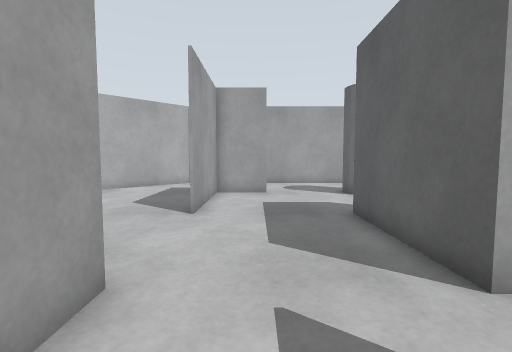
view 1 (above)

16 first-person views from a walk through a Gazebo world. The camera is 0.35 m above the floor, tilts 4° down and sees 85° across. The floor is counted in squares, 0.2 m on a side. Each view is taken from the middle of a square. On the plan, view 1 faces up. The plan holds only what a view shows up to about 15 squares ahead; the rest is blank.

view 2
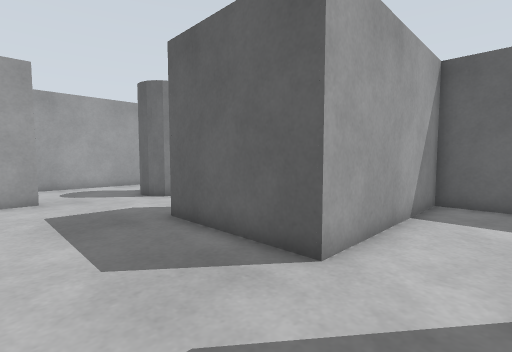

view 3
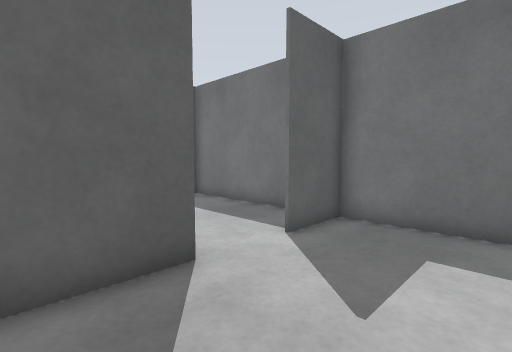

view 4
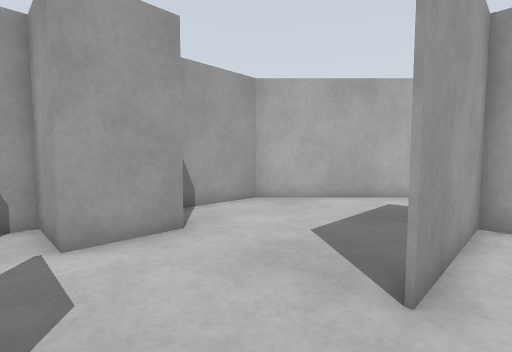

view 5
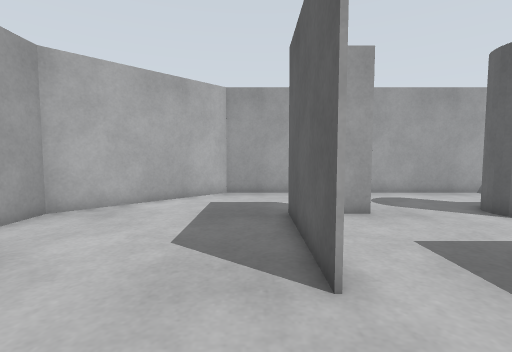

view 6
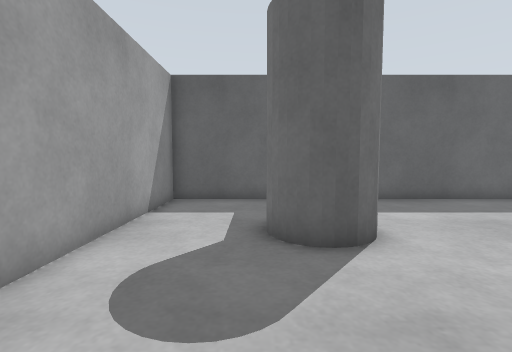

view 7
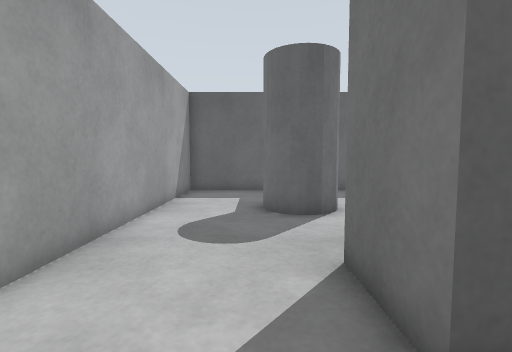

view 8
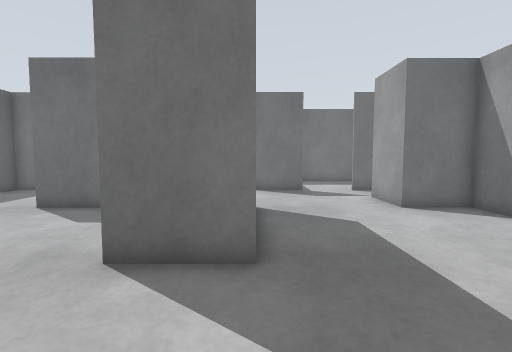

view 9
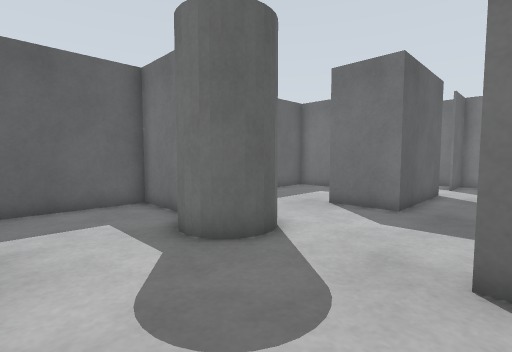

view 10
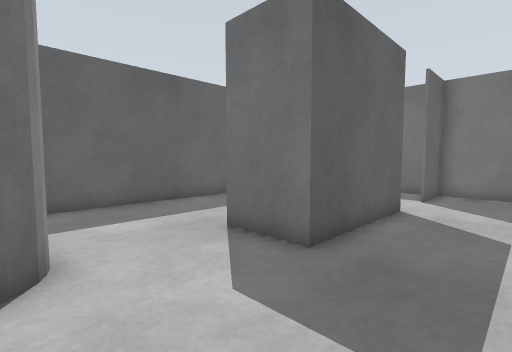

view 11
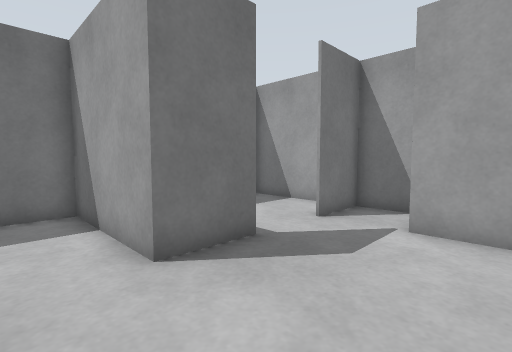

view 12
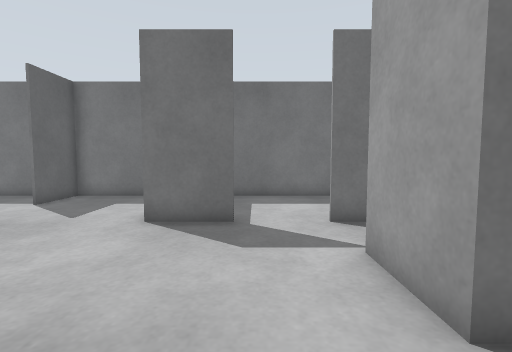

view 13
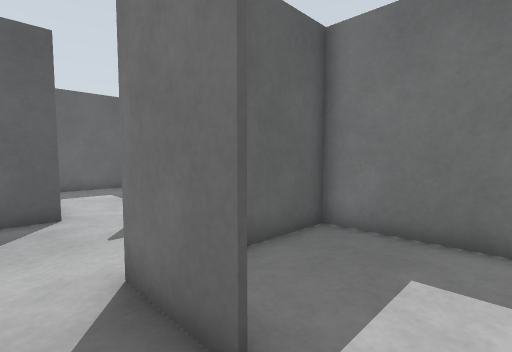

view 14
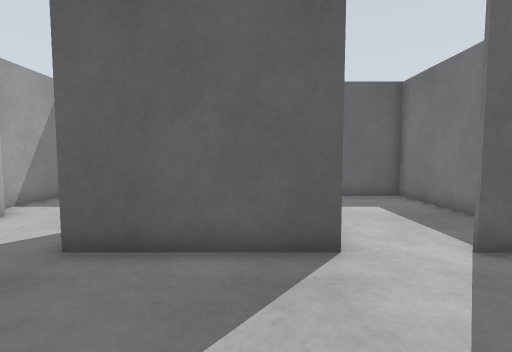

view 15
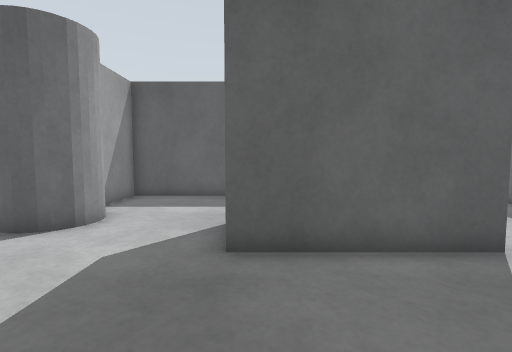

view 16
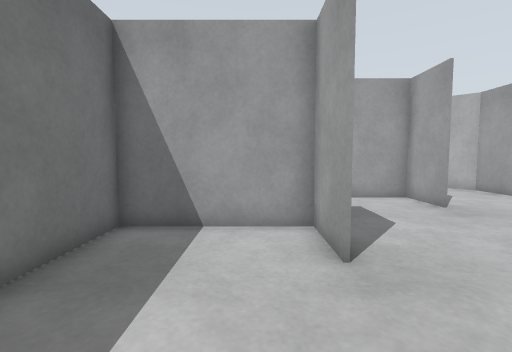

### Floor plan
Points are (right, up) in squares from view 1. A wall is a line through its corners. A room is listed if a view was taken in it or the views show most of it. See-through windows are left out.
Room 1 (views 1, 2)
walls: (-2, -1.4) (3, -1.4) (3, 1); (-2, 3.6) (-2, -1.5)
ways out: opening at (0.5, 4) to room 2; opening at (3, 2) to room 4
Room 2 (views 3, 4, 5, 6, 7, 8, 9, 10, 11, 12, 13, 14, 15)
walls: (0.6, 13.4) (-2, 13.4) (-2, 8.4) (-2, 13.5) (0.5, 13.5); (7.9, 13.5) (10.5, 13.5); (-4.5, 3.6) (-2, 3.6); (3, 3.4) (3, 8.5) (5.5, 8.5); (10.4, 13.9) (10.4, 18.4) (-4.4, 18.4) (-9.4, 13.4) (-9.4, 8.5) (-7, 8.5) (-7, 6) (-9.4, 6) (-9.4, 3.6) (-7, 3.6)
ways out: opening at (0.5, 4) to room 1; opening at (-6, 4) to room 5; opening at (5, 11) to room 6
Room 3 (view 16)
walls: (5.5, 8.5) (3.1, 8.5) (3.1, 3.6) (6.4, 3.6); (9.4, 3.6) (10.5, 3.6); (10.4, 4) (10.4, 8.5)
ways out: opening at (8, 9) to room 6
Room 4 (no view inside)
walls: (3.6, -1.4) (10.4, -1.4) (10.4, 4); (10.5, 3.4) (3, 3.4)
ways out: opening at (3, 2) to room 1
Room 5 (no view inside)
walls: (-8.4, -1.4) (-2, -1.4); (-9.4, 2) (-9.4, -1.5); (-2, -1.5) (-2, 1.4)
ways out: opening at (-6, 4) to room 2
Room 6 (no view inside)
walls: (10.4, 8.5) (10.4, 13.9); (10.5, 13.4) (7.2, 13.4)
ways out: opening at (5, 11) to room 2; opening at (8, 9) to room 3

Where each view was taken, in squares from view 1:
view 1: 0 up, 0 right, facing up
view 2: 1 up, 1 left, facing up-right
view 3: 6 up, 1 left, facing down-right
view 4: 5 up, 1 left, facing up-left
view 5: 5 up, 3 left, facing up
view 6: 15 up, 1 left, facing right
view 7: 15 up, 4 left, facing right
view 8: 18 up, 2 left, facing down
view 9: 18 up, 0 right, facing down-right
view 10: 13 up, 0 right, facing down-right
view 11: 8 up, 0 right, facing down-left
view 12: 11 up, 5 left, facing down
view 13: 5 up, 6 left, facing down-right
view 14: 5 up, 2 left, facing right
view 15: 8 up, 2 left, facing right
view 16: 7 up, 10 right, facing left
